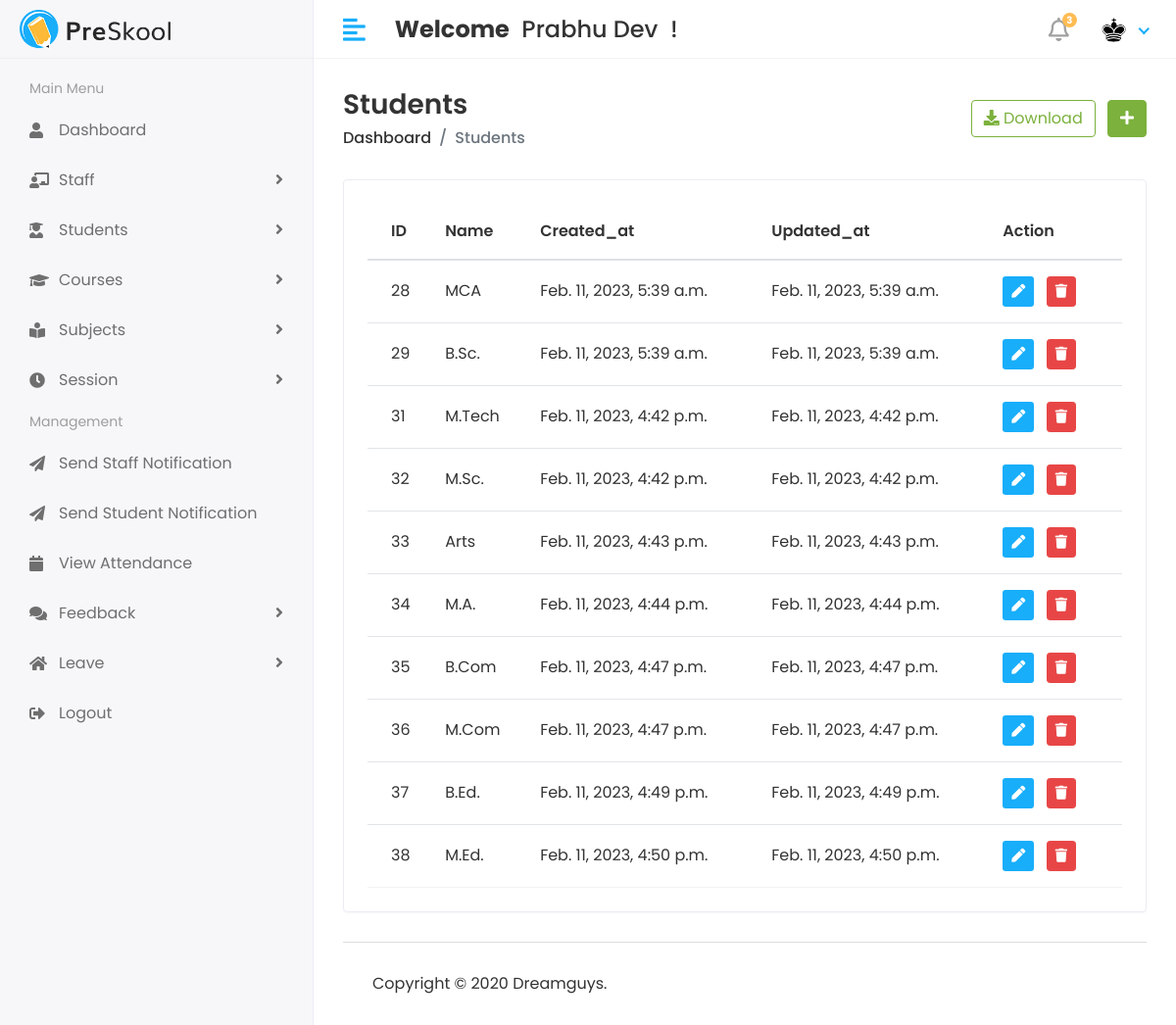
Before: /Hod/Course/view (signed in) with the older database file.
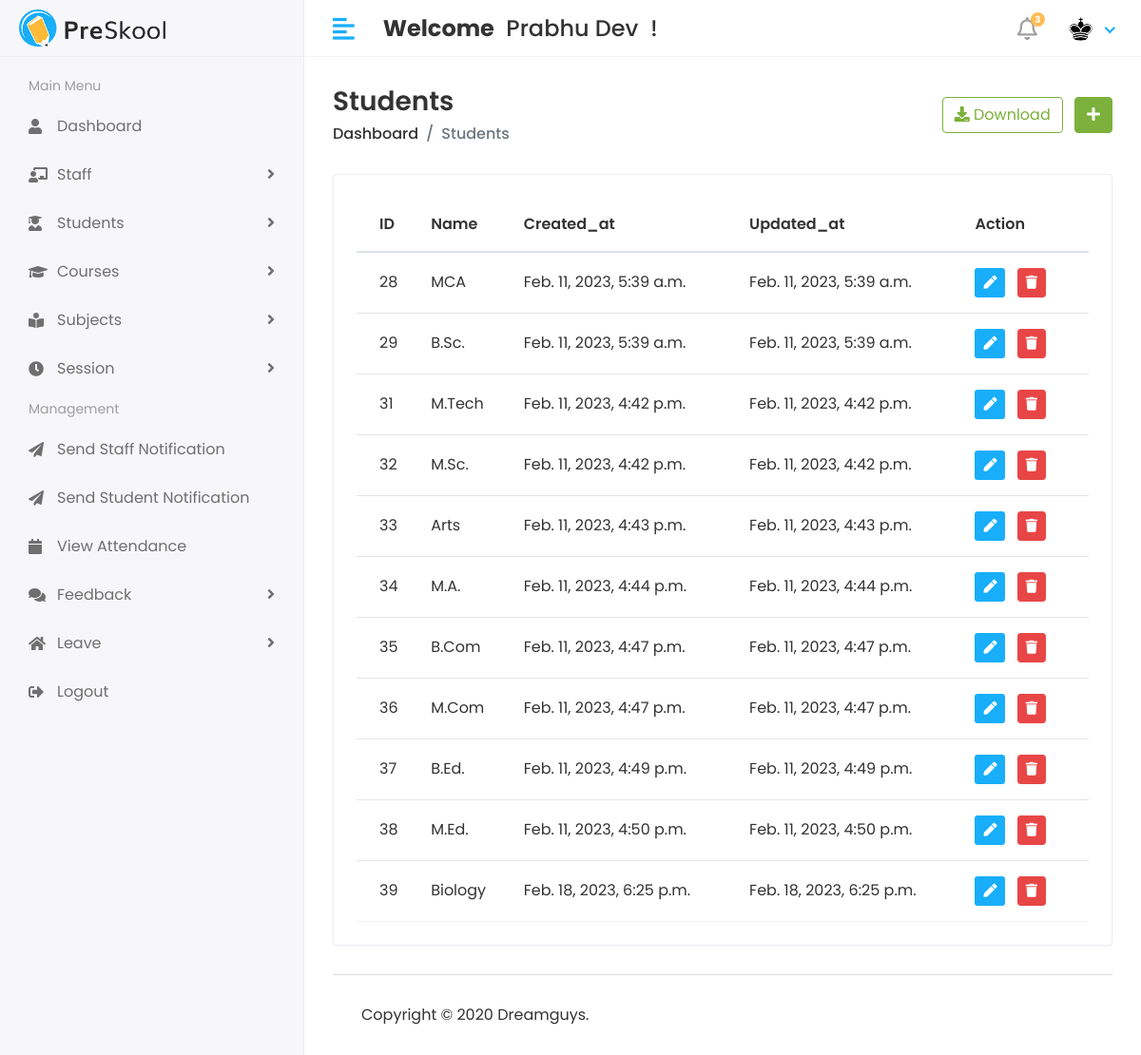
After: the same page with the newer database file.
### myApp/models.py (models this page shows, shortened)
class Course(models.Model):
  objects = None
  course_name = models.CharField(max_length=100)
  create_date = models.DateTimeField(auto_now_add=True)
  update_date = models.DateTimeField(auto_now=True)

### StudentManagementProject/Hod_Views.py (the view)
@login_required(login_url='/')
def view_course(request):
  course = Course.objects.all()
  context = {
    'courses': course
  }
  return render(request, "Hod/view_course.html", context)

### templates/Hod/view_course.html (shortened to what this page needs)
{% extends 'base.html' %}
{% block content %}
{% load static %}
<div class="page-header">
  <div class="row align-items-center">
    <div class="col">
      <h3 class="page-title">Students</h3>
      <ul class="breadcrumb">
        <li class="breadcrumb-item"><a href="{% url 'hod_home' %}">Dashboard</a></li>
        <li class="breadcrumb-item active">Students</li>
      </ul>
    </div>
    <div class="col-auto text-right float-right ml-auto">
      <a href="#" class="btn btn-outline-success mr-2"><i class="fas fa-download"></i> Download</a>
      <a href="{% url 'add_course' %}" class="btn btn-success"><i class="fas fa-plus"></i></a>
    </div>
  </div>
</div>
<div class="row">
  <div class="col-sm-12">
    <div class="card card-table">
      <div class="card-body">
        <div class="table-responsive">
          <table id="table_id" class="table table-hover table-center mb-0">
            <thead>
            <tr>
              <th>ID</th>
              <th>Name</th>
              <th>Created_at</th>
              <th>Updated_at</th>
              <th class="text-left">Action</th>
            </tr>
            </thead>
            <tbody>
            {% for i in courses %}
            <tr>
              <td>{{i.id}}</td>
              <td>{{i.course_name}}</td>
              <td>{{i.create_date}}</td>
              <td>{{i.update_date}}</td>
              <td>
                <div class="actions">
                  <a href="{% url 'edit_course' i.id %}" class="btn btn-sm bg-success-light mr-2">
                    <i class="fas fa-pen"></i>
                  </a>
                  <a href="" class="btn btn-sm btn-danger" data-toggle="modal" data-target="#exampleModal">
                    <i class="fas fa-trash"></i>
                  </a>
                </div>
              </td>
            </tr>
            {% endfor %}
            </tbody>
          </table>
        </div>
      </div>
    </div>
  </div>
</div>
{% endblock %}

Changed rows visible on the page:
added Course: id "39", course_name "Biology", create_date "Feb. 18, 2023, 6:25 p.m.", update_date "Feb. 18, 2023, 6:25 p.m."
